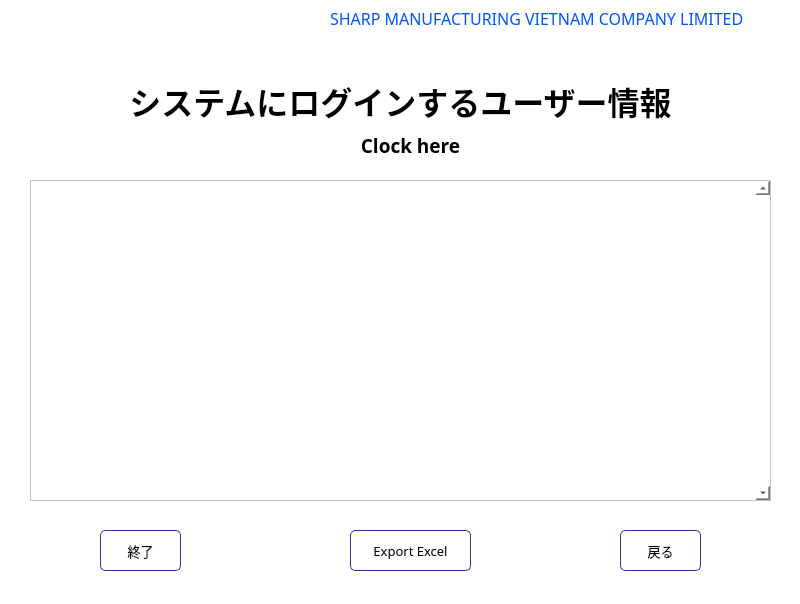
<?xml version="1.0" encoding="UTF-8"?>
<ui version="4.0">
 <class>Form</class>
 <widget class="QWidget" name="Form">
  <property name="geometry">
   <rect>
    <x>0</x>
    <y>0</y>
    <width>800</width>
    <height>604</height>
   </rect>
  </property>
  <property name="windowTitle">
   <string>Form</string>
  </property>
  <property name="styleSheet">
   <string notr="true">background-color: rgb(255, 255, 255);</string>
  </property>
  <widget class="QLabel" name="label">
   <property name="geometry">
    <rect>
     <x>10</x>
     <y>80</y>
     <width>781</width>
     <height>41</height>
    </rect>
   </property>
   <property name="font">
    <font>
     <family>Yu Mincho</family>
     <pointsize>24</pointsize>
     <weight>75</weight>
     <bold>true</bold>
    </font>
   </property>
   <property name="text">
    <string>システムにログインするユーザー情報</string>
   </property>
   <property name="alignment">
    <set>Qt::AlignCenter</set>
   </property>
  </widget>
  <widget class="QLabel" name="label_2">
   <property name="geometry">
    <rect>
     <x>10</x>
     <y>10</y>
     <width>141</width>
     <height>51</height>
    </rect>
   </property>
   <property name="text">
    <string/>
   </property>
   <property name="pixmap">
    <pixmap resource="resfolder.qrc">:/img/logo.png</pixmap>
   </property>
   <property name="scaledContents">
    <bool>true</bool>
   </property>
  </widget>
  <widget class="QLabel" name="label_22">
   <property name="geometry">
    <rect>
     <x>330</x>
     <y>10</y>
     <width>461</width>
     <height>16</height>
    </rect>
   </property>
   <property name="font">
    <font>
     <family>Yu Mincho</family>
     <pointsize>12</pointsize>
     <weight>50</weight>
     <bold>false</bold>
     <strikeout>false</strikeout>
    </font>
   </property>
   <property name="styleSheet">
    <string notr="true">color: rgb(0, 85, 255);
</string>
   </property>
   <property name="text">
    <string>SHARP MANUFACTURING VIETNAM COMPANY LIMITED</string>
   </property>
  </widget>
  <widget class="QTableView" name="tableView_Logger">
   <property name="geometry">
    <rect>
     <x>30</x>
     <y>180</y>
     <width>741</width>
     <height>321</height>
    </rect>
   </property>
   <property name="sizePolicy">
    <sizepolicy hsizetype="Expanding" vsizetype="Expanding">
     <horstretch>0</horstretch>
     <verstretch>0</verstretch>
    </sizepolicy>
   </property>
   <property name="font">
    <font>
     <family>Yu Mincho</family>
     <pointsize>10</pointsize>
    </font>
   </property>
   <property name="verticalScrollBarPolicy">
    <enum>Qt::ScrollBarAlwaysOn</enum>
   </property>
   <property name="sizeAdjustPolicy">
    <enum>QAbstractScrollArea::AdjustToContents</enum>
   </property>
   <property name="editTriggers">
    <set>QAbstractItemView::NoEditTriggers</set>
   </property>
   <property name="gridStyle">
    <enum>Qt::DashLine</enum>
   </property>
   <attribute name="horizontalHeaderStretchLastSection">
    <bool>true</bool>
   </attribute>
   <attribute name="verticalHeaderStretchLastSection">
    <bool>true</bool>
   </attribute>
  </widget>
  <widget class="QPushButton" name="ReturnButton">
   <property name="geometry">
    <rect>
     <x>620</x>
     <y>530</y>
     <width>81</width>
     <height>41</height>
    </rect>
   </property>
   <property name="font">
    <font>
     <family>Yu Mincho</family>
     <pointsize>10</pointsize>
    </font>
   </property>
   <property name="cursor">
    <cursorShape>PointingHandCursor</cursorShape>
   </property>
   <property name="styleSheet">
    <string notr="true">QPushButton#ReturnButton {
color: rgb(0, 0, 0);
background-color: rgb(255, 255, 255);
border-color: #339;
border-style: solid;
border-width: 1px;
border-radius: 5px;
}
QPushButton#ReturnButton:pressed {
background-color: qlineargradient(spread:pad, x1:0, y1:0, x2:1, y2:1, stop:0 rgba(56, 108, 168, 255), stop:1 rgba(115, 234, 255, 255));
}
</string>
   </property>
   <property name="text">
    <string>戻る</string>
   </property>
   <property name="icon">
    <iconset>
     <activeon>:/img/return.png</activeon>
    </iconset>
   </property>
   <property name="iconSize">
    <size>
     <width>32</width>
     <height>32</height>
    </size>
   </property>
  </widget>
  <widget class="QPushButton" name="ExitButton">
   <property name="geometry">
    <rect>
     <x>100</x>
     <y>530</y>
     <width>81</width>
     <height>41</height>
    </rect>
   </property>
   <property name="font">
    <font>
     <family>Yu Mincho</family>
     <pointsize>10</pointsize>
    </font>
   </property>
   <property name="cursor">
    <cursorShape>PointingHandCursor</cursorShape>
   </property>
   <property name="styleSheet">
    <string notr="true">QPushButton#ExitButton {
color: rgb(0, 0, 0);
background-color: rgb(255, 255, 255);
border-color: #339;
border-style: solid;
border-width: 1px;
border-radius: 5px;
}
QPushButton#ExitButton:pressed {
background-color: qlineargradient(spread:pad, x1:0, y1:0, x2:1, y2:1, stop:0 rgba(56, 108, 168, 255), stop:1 rgba(115, 234, 255, 255));
}
</string>
   </property>
   <property name="text">
    <string>終了</string>
   </property>
   <property name="icon">
    <iconset>
     <activeon>:/img/exit.png</activeon>
    </iconset>
   </property>
   <property name="iconSize">
    <size>
     <width>32</width>
     <height>32</height>
    </size>
   </property>
  </widget>
  <widget class="QLabel" name="label_3">
   <property name="geometry">
    <rect>
     <x>10</x>
     <y>130</y>
     <width>801</width>
     <height>31</height>
    </rect>
   </property>
   <property name="font">
    <font>
     <family>Yu Mincho</family>
     <pointsize>14</pointsize>
     <weight>75</weight>
     <bold>true</bold>
    </font>
   </property>
   <property name="text">
    <string>Clock here</string>
   </property>
   <property name="alignment">
    <set>Qt::AlignCenter</set>
   </property>
  </widget>
  <widget class="QPushButton" name="SaveExcelButton">
   <property name="geometry">
    <rect>
     <x>350</x>
     <y>530</y>
     <width>121</width>
     <height>41</height>
    </rect>
   </property>
   <property name="font">
    <font>
     <family>Yu Mincho</family>
     <pointsize>10</pointsize>
    </font>
   </property>
   <property name="cursor">
    <cursorShape>PointingHandCursor</cursorShape>
   </property>
   <property name="styleSheet">
    <string notr="true">QPushButton#SaveExcelButton {
color: rgb(0, 0, 0);
background-color: rgb(255, 255, 255);
border-color: #339;
border-style: solid;
border-width: 1px;
border-radius: 5px;
}
QPushButton#SaveExcelButton:pressed {
background-color: qlineargradient(spread:pad, x1:0, y1:0, x2:1, y2:1, stop:0 rgba(56, 108, 168, 255), stop:1 rgba(115, 234, 255, 255));
}
</string>
   </property>
   <property name="text">
    <string>Export Excel</string>
   </property>
   <property name="icon">
    <iconset>
     <activeon>:/img/exportExcel.png</activeon>
    </iconset>
   </property>
   <property name="iconSize">
    <size>
     <width>32</width>
     <height>32</height>
    </size>
   </property>
  </widget>
 </widget>
 <resources>
  <include location="resfolder.qrc"/>
 </resources>
 <connections/>
</ui>
